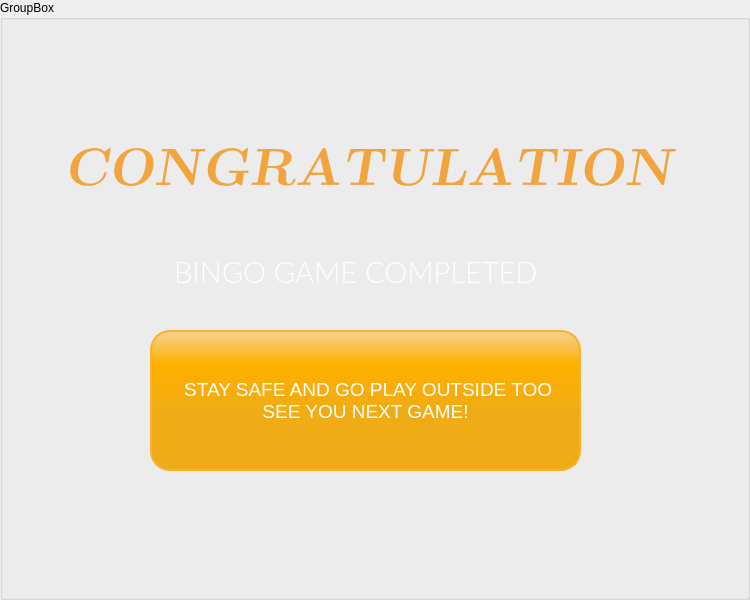
   <widget class="QGroupBox" name="groupBoxCongrats">
    <property name="geometry">
     <rect>
      <x>0</x>
      <y>-40</y>
      <width>750</width>
      <height>600</height>
     </rect>
    </property>
    <property name="title">
     <string>GroupBox</string>
    </property>
    <widget class="QTextEdit" name="textEditWelcome_2">
     <property name="geometry">
      <rect>
       <x>60</x>
       <y>120</y>
       <width>641</width>
       <height>81</height>
      </rect>
     </property>
     <property name="sizePolicy">
      <sizepolicy hsizetype="Minimum" vsizetype="Minimum">
       <horstretch>0</horstretch>
       <verstretch>0</verstretch>
      </sizepolicy>
     </property>
     <property name="palette">
      <palette>
       <active>
        <colorrole role="Button">
         <brush brushstyle="SolidPattern">
          <color alpha="0">
           <red>0</red>
           <green>0</green>
           <blue>0</blue>
          </color>
         </brush>
        </colorrole>
        <colorrole role="Base">
         <brush brushstyle="NoBrush">
          <color alpha="255">
           <red>0</red>
           <green>0</green>
           <blue>0</blue>
          </color>
         </brush>
        </colorrole>
        <colorrole role="Window">
         <brush brushstyle="SolidPattern">
          <color alpha="0">
           <red>0</red>
           <green>0</green>
           <blue>0</blue>
          </color>
         </brush>
        </colorrole>
       </active>
       <inactive>
        <colorrole role="Button">
         <brush brushstyle="SolidPattern">
          <color alpha="0">
           <red>0</red>
           <green>0</green>
           <blue>0</blue>
          </color>
         </brush>
        </colorrole>
        <colorrole role="Base">
         <brush brushstyle="NoBrush">
          <color alpha="255">
           <red>0</red>
           <green>0</green>
           <blue>0</blue>
          </color>
         </brush>
        </colorrole>
        <colorrole role="Window">
         <brush brushstyle="SolidPattern">
          <color alpha="0">
           <red>0</red>
           <green>0</green>
           <blue>0</blue>
          </color>
         </brush>
        </colorrole>
       </inactive>
       <disabled>
        <colorrole role="Button">
         <brush brushstyle="SolidPattern">
          <color alpha="0">
           <red>0</red>
           <green>0</green>
           <blue>0</blue>
          </color>
         </brush>
        </colorrole>
        <colorrole role="Base">
         <brush brushstyle="NoBrush">
          <color alpha="255">
           <red>0</red>
           <green>0</green>
           <blue>0</blue>
          </color>
         </brush>
        </colorrole>
        <colorrole role="Window">
         <brush brushstyle="SolidPattern">
          <color alpha="0">
           <red>0</red>
           <green>0</green>
           <blue>0</blue>
          </color>
         </brush>
        </colorrole>
       </disabled>
      </palette>
     </property>
     <property name="font">
      <font>
       <family>Latin Modern Roman Slanted</family>
       <pointsize>13</pointsize>
       <underline>false</underline>
       <strikeout>false</strikeout>
       <kerning>false</kerning>
      </font>
     </property>
     <property name="autoFillBackground">
      <bool>false</bool>
     </property>
     <property name="styleSheet">
      <string notr="true">background-color: rgba(0,0,0,0%);
border-color: rgba(0,0,0,0%)</string>
     </property>
     <property name="inputMethodHints">
      <set>Qt::ImhNone</set>
     </property>
     <property name="frameShape">
      <enum>QFrame::NoFrame</enum>
     </property>
     <property name="frameShadow">
      <enum>QFrame::Raised</enum>
     </property>
     <property name="lineWidth">
      <number>0</number>
     </property>
     <property name="verticalScrollBarPolicy">
      <enum>Qt::ScrollBarAlwaysOff</enum>
     </property>
     <property name="horizontalScrollBarPolicy">
      <enum>Qt::ScrollBarAlwaysOff</enum>
     </property>
     <property name="sizeAdjustPolicy">
      <enum>QAbstractScrollArea::AdjustIgnored</enum>
     </property>
     <property name="readOnly">
      <bool>true</bool>
     </property>
     <property name="html">
      <string>&lt;!DOCTYPE HTML PUBLIC &quot;-//W3C//DTD HTML 4.0//EN&quot; &quot;http://www.w3.org/TR/REC-html40/strict.dtd&quot;&gt;
&lt;html&gt;&lt;head&gt;&lt;meta name=&quot;qrichtext&quot; content=&quot;1&quot; /&gt;&lt;style type=&quot;text/css&quot;&gt;
p, li { white-space: pre-wrap; }
&lt;/style&gt;&lt;/head&gt;&lt;body style=&quot; font-family:'Latin Modern Roman Slanted'; font-size:13pt; font-weight:400; font-style:normal;&quot;&gt;
&lt;p style=&quot; margin-top:0px; margin-bottom:0px; margin-left:0px; margin-right:0px; -qt-block-indent:0; text-indent:0px;&quot;&gt;&lt;span style=&quot; font-family:'Sans Serif'; font-size:40pt; font-weight:520; color:#f2a53c;&quot;&gt;CONGRATULATIONS!&lt;/span&gt;&lt;/p&gt;&lt;/body&gt;&lt;/html&gt;</string>
     </property>
     <property name="tabStopWidth">
      <number>0</number>
     </property>
     <property name="cursorWidth">
      <number>0</number>
     </property>
    </widget>
    <widget class="QTextEdit" name="textEditSelectStyle_2">
     <property name="geometry">
      <rect>
       <x>170</x>
       <y>250</y>
       <width>401</width>
       <height>41</height>
      </rect>
     </property>
     <property name="sizePolicy">
      <sizepolicy hsizetype="Minimum" vsizetype="Minimum">
       <horstretch>0</horstretch>
       <verstretch>0</verstretch>
      </sizepolicy>
     </property>
     <property name="palette">
      <palette>
       <active>
        <colorrole role="Button">
         <brush brushstyle="SolidPattern">
          <color alpha="0">
           <red>0</red>
           <green>0</green>
           <blue>0</blue>
          </color>
         </brush>
        </colorrole>
        <colorrole role="Base">
         <brush brushstyle="NoBrush">
          <color alpha="255">
           <red>0</red>
           <green>0</green>
           <blue>0</blue>
          </color>
         </brush>
        </colorrole>
        <colorrole role="Window">
         <brush brushstyle="SolidPattern">
          <color alpha="0">
           <red>0</red>
           <green>0</green>
           <blue>0</blue>
          </color>
         </brush>
        </colorrole>
       </active>
       <inactive>
        <colorrole role="Button">
         <brush brushstyle="SolidPattern">
          <color alpha="0">
           <red>0</red>
           <green>0</green>
           <blue>0</blue>
          </color>
         </brush>
        </colorrole>
        <colorrole role="Base">
         <brush brushstyle="NoBrush">
          <color alpha="255">
           <red>0</red>
           <green>0</green>
           <blue>0</blue>
          </color>
         </brush>
        </colorrole>
        <colorrole role="Window">
         <brush brushstyle="SolidPattern">
          <color alpha="0">
           <red>0</red>
           <green>0</green>
           <blue>0</blue>
          </color>
         </brush>
        </colorrole>
       </inactive>
       <disabled>
        <colorrole role="Button">
         <brush brushstyle="SolidPattern">
          <color alpha="0">
           <red>0</red>
           <green>0</green>
           <blue>0</blue>
          </color>
         </brush>
        </colorrole>
        <colorrole role="Base">
         <brush brushstyle="NoBrush">
          <color alpha="255">
           <red>0</red>
           <green>0</green>
           <blue>0</blue>
          </color>
         </brush>
        </colorrole>
        <colorrole role="Window">
         <brush brushstyle="SolidPattern">
          <color alpha="0">
           <red>0</red>
           <green>0</green>
           <blue>0</blue>
          </color>
         </brush>
        </colorrole>
       </disabled>
      </palette>
     </property>
     <property name="font">
      <font>
       <family>Lato</family>
      </font>
     </property>
     <property name="autoFillBackground">
      <bool>false</bool>
     </property>
     <property name="styleSheet">
      <string notr="true">background-color: rgba(0,0,0,0%);
border-color: rgba(0,0,0,0%)</string>
     </property>
     <property name="inputMethodHints">
      <set>Qt::ImhNone</set>
     </property>
     <property name="frameShape">
      <enum>QFrame::NoFrame</enum>
     </property>
     <property name="frameShadow">
      <enum>QFrame::Raised</enum>
     </property>
     <property name="lineWidth">
      <number>0</number>
     </property>
     <property name="verticalScrollBarPolicy">
      <enum>Qt::ScrollBarAlwaysOff</enum>
     </property>
     <property name="horizontalScrollBarPolicy">
      <enum>Qt::ScrollBarAlwaysOff</enum>
     </property>
     <property name="sizeAdjustPolicy">
      <enum>QAbstractScrollArea::AdjustIgnored</enum>
     </property>
     <property name="readOnly">
      <bool>true</bool>
     </property>
     <property name="html">
      <string>&lt;!DOCTYPE HTML PUBLIC &quot;-//W3C//DTD HTML 4.0//EN&quot; &quot;http://www.w3.org/TR/REC-html40/strict.dtd&quot;&gt;
&lt;html&gt;&lt;head&gt;&lt;meta name=&quot;qrichtext&quot; content=&quot;1&quot; /&gt;&lt;style type=&quot;text/css&quot;&gt;
p, li { white-space: pre-wrap; }
&lt;/style&gt;&lt;/head&gt;&lt;body style=&quot; font-family:'Lato'; font-size:9pt; font-weight:400; font-style:normal;&quot;&gt;
&lt;p style=&quot; margin-top:0px; margin-bottom:0px; margin-left:0px; margin-right:0px; -qt-block-indent:0; text-indent:0px;&quot;&gt;&lt;span style=&quot; font-family:'Sans Serif'; font-size:22pt; font-weight:296; color:#ffffff;&quot;&gt;BINGO GAME COMPLETED&lt;/span&gt;&lt;/p&gt;&lt;/body&gt;&lt;/html&gt;</string>
     </property>
     <property name="tabStopWidth">
      <number>0</number>
     </property>
     <property name="cursorWidth">
      <number>0</number>
     </property>
    </widget>
    <widget class="QPushButton" name="pushButtonSeeYou">
     <property name="geometry">
      <rect>
       <x>150</x>
       <y>330</y>
       <width>431</width>
       <height>141</height>
      </rect>
     </property>
     <property name="palette">
      <palette>
       <active>
        <colorrole role="Button">
         <brush brushstyle="LinearGradientPattern">
          <gradient startx="0.000000000000000" starty="0.000000000000000" endx="0.000000000000000" endy="0.600000000000000" type="LinearGradient" spread="PadSpread" coordinatemode="ObjectBoundingMode">
           <gradientstop position="0.000000000000000">
            <color alpha="255">
             <red>242</red>
             <green>212</green>
             <blue>144</blue>
            </color>
           </gradientstop>
           <gradientstop position="0.400000000000000">
            <color alpha="255">
             <red>255</red>
             <green>176</green>
             <blue>0</blue>
            </color>
           </gradientstop>
           <gradientstop position="1.000000000000000">
            <color alpha="255">
             <red>239</red>
             <green>172</green>
             <blue>22</blue>
            </color>
           </gradientstop>
          </gradient>
         </brush>
        </colorrole>
        <colorrole role="ButtonText">
         <brush brushstyle="SolidPattern">
          <color alpha="255">
           <red>255</red>
           <green>255</green>
           <blue>255</blue>
          </color>
         </brush>
        </colorrole>
        <colorrole role="Base">
         <brush brushstyle="LinearGradientPattern">
          <gradient startx="0.000000000000000" starty="0.000000000000000" endx="0.000000000000000" endy="0.600000000000000" type="LinearGradient" spread="PadSpread" coordinatemode="ObjectBoundingMode">
           <gradientstop position="0.000000000000000">
            <color alpha="255">
             <red>242</red>
             <green>212</green>
             <blue>144</blue>
            </color>
           </gradientstop>
           <gradientstop position="0.400000000000000">
            <color alpha="255">
             <red>255</red>
             <green>176</green>
             <blue>0</blue>
            </color>
           </gradientstop>
           <gradientstop position="1.000000000000000">
            <color alpha="255">
             <red>239</red>
             <green>172</green>
             <blue>22</blue>
            </color>
           </gradientstop>
          </gradient>
         </brush>
        </colorrole>
        <colorrole role="Window">
         <brush brushstyle="LinearGradientPattern">
          <gradient startx="0.000000000000000" starty="0.000000000000000" endx="0.000000000000000" endy="0.600000000000000" type="LinearGradient" spread="PadSpread" coordinatemode="ObjectBoundingMode">
           <gradientstop position="0.000000000000000">
            <color alpha="255">
             <red>242</red>
             <green>212</green>
             <blue>144</blue>
            </color>
           </gradientstop>
           <gradientstop position="0.400000000000000">
            <color alpha="255">
             <red>255</red>
             <green>176</green>
             <blue>0</blue>
            </color>
           </gradientstop>
           <gradientstop position="1.000000000000000">
            <color alpha="255">
             <red>239</red>
             <green>172</green>
             <blue>22</blue>
            </color>
           </gradientstop>
          </gradient>
         </brush>
        </colorrole>
       </active>
       <inactive>
        <colorrole role="Button">
         <brush brushstyle="LinearGradientPattern">
          <gradient startx="0.000000000000000" starty="0.000000000000000" endx="0.000000000000000" endy="0.600000000000000" type="LinearGradient" spread="PadSpread" coordinatemode="ObjectBoundingMode">
           <gradientstop position="0.000000000000000">
            <color alpha="255">
             <red>242</red>
             <green>212</green>
             <blue>144</blue>
            </color>
           </gradientstop>
           <gradientstop position="0.400000000000000">
            <color alpha="255">
             <red>255</red>
             <green>176</green>
             <blue>0</blue>
            </color>
           </gradientstop>
           <gradientstop position="1.000000000000000">
            <color alpha="255">
             <red>239</red>
             <green>172</green>
             <blue>22</blue>
            </color>
           </gradientstop>
          </gradient>
         </brush>
        </colorrole>
        <colorrole role="ButtonText">
         <brush brushstyle="SolidPattern">
          <color alpha="255">
           <red>255</red>
           <green>255</green>
           <blue>255</blue>
          </color>
         </brush>
        </colorrole>
        <colorrole role="Base">
         <brush brushstyle="LinearGradientPattern">
          <gradient startx="0.000000000000000" starty="0.000000000000000" endx="0.000000000000000" endy="0.600000000000000" type="LinearGradient" spread="PadSpread" coordinatemode="ObjectBoundingMode">
           <gradientstop position="0.000000000000000">
            <color alpha="255">
             <red>242</red>
             <green>212</green>
             <blue>144</blue>
            </color>
           </gradientstop>
           <gradientstop position="0.400000000000000">
            <color alpha="255">
             <red>255</red>
             <green>176</green>
             <blue>0</blue>
            </color>
           </gradientstop>
           <gradientstop position="1.000000000000000">
            <color alpha="255">
             <red>239</red>
             <green>172</green>
             <blue>22</blue>
            </color>
           </gradientstop>
          </gradient>
         </brush>
        </colorrole>
        <colorrole role="Window">
         <brush brushstyle="LinearGradientPattern">
          <gradient startx="0.000000000000000" starty="0.000000000000000" endx="0.000000000000000" endy="0.600000000000000" type="LinearGradient" spread="PadSpread" coordinatemode="ObjectBoundingMode">
           <gradientstop position="0.000000000000000">
            <color alpha="255">
             <red>242</red>
             <green>212</green>
             <blue>144</blue>
            </color>
           </gradientstop>
           <gradientstop position="0.400000000000000">
            <color alpha="255">
             <red>255</red>
             <green>176</green>
             <blue>0</blue>
            </color>
           </gradientstop>
           <gradientstop position="1.000000000000000">
            <color alpha="255">
             <red>239</red>
             <green>172</green>
             <blue>22</blue>
            </color>
           </gradientstop>
          </gradient>
         </brush>
        </colorrole>
       </inactive>
       <disabled>
        <colorrole role="Button">
         <brush brushstyle="LinearGradientPattern">
          <gradient startx="0.000000000000000" starty="0.000000000000000" endx="0.000000000000000" endy="0.600000000000000" type="LinearGradient" spread="PadSpread" coordinatemode="ObjectBoundingMode">
           <gradientstop position="0.000000000000000">
            <color alpha="255">
             <red>242</red>
             <green>212</green>
             <blue>144</blue>
            </color>
           </gradientstop>
           <gradientstop position="0.400000000000000">
            <color alpha="255">
             <red>255</red>
             <green>176</green>
             <blue>0</blue>
            </color>
           </gradientstop>
           <gradientstop position="1.000000000000000">
            <color alpha="255">
             <red>239</red>
             <green>172</green>
             <blue>22</blue>
            </color>
           </gradientstop>
          </gradient>
         </brush>
        </colorrole>
        <colorrole role="ButtonText">
         <brush brushstyle="SolidPattern">
          <color alpha="255">
           <red>190</red>
           <green>190</green>
           <blue>190</blue>
          </color>
         </brush>
        </colorrole>
        <colorrole role="Base">
         <brush brushstyle="LinearGradientPattern">
          <gradient startx="0.000000000000000" starty="0.000000000000000" endx="0.000000000000000" endy="0.600000000000000" type="LinearGradient" spread="PadSpread" coordinatemode="ObjectBoundingMode">
           <gradientstop position="0.000000000000000">
            <color alpha="255">
             <red>242</red>
             <green>212</green>
             <blue>144</blue>
            </color>
           </gradientstop>
           <gradientstop position="0.400000000000000">
            <color alpha="255">
             <red>255</red>
             <green>176</green>
             <blue>0</blue>
            </color>
           </gradientstop>
           <gradientstop position="1.000000000000000">
            <color alpha="255">
             <red>239</red>
             <green>172</green>
             <blue>22</blue>
            </color>
           </gradientstop>
          </gradient>
         </brush>
        </colorrole>
        <colorrole role="Window">
         <brush brushstyle="LinearGradientPattern">
          <gradient startx="0.000000000000000" starty="0.000000000000000" endx="0.000000000000000" endy="0.600000000000000" type="LinearGradient" spread="PadSpread" coordinatemode="ObjectBoundingMode">
           <gradientstop position="0.000000000000000">
            <color alpha="255">
             <red>242</red>
             <green>212</green>
             <blue>144</blue>
            </color>
           </gradientstop>
           <gradientstop position="0.400000000000000">
            <color alpha="255">
             <red>255</red>
             <green>176</green>
             <blue>0</blue>
            </color>
           </gradientstop>
           <gradientstop position="1.000000000000000">
            <color alpha="255">
             <red>239</red>
             <green>172</green>
             <blue>22</blue>
            </color>
           </gradientstop>
          </gradient>
         </brush>
        </colorrole>
       </disabled>
      </palette>
     </property>
     <property name="font">
      <font>
       <pointsize>14</pointsize>
      </font>
     </property>
     <property name="styleSheet">
      <string notr="true">border: 2px solid #fbb02e;
border-radius: 20px;
background-color: qlineargradient(x1: 0, y1: 0, x2: 0, y2: 0.6, stop: 0 #f2d490, stop: 0.4 #ffb000 stop: 1 #efac16);
min-width: 80px;</string>
     </property>
     <property name="text">
      <string> STAY SAFE AND GO PLAY OUTSIDE TOO 
SEE YOU NEXT GAME!</string>
     </property>
     <property name="autoExclusive">
      <bool>true</bool>
     </property>
    </widget>
   </widget>
